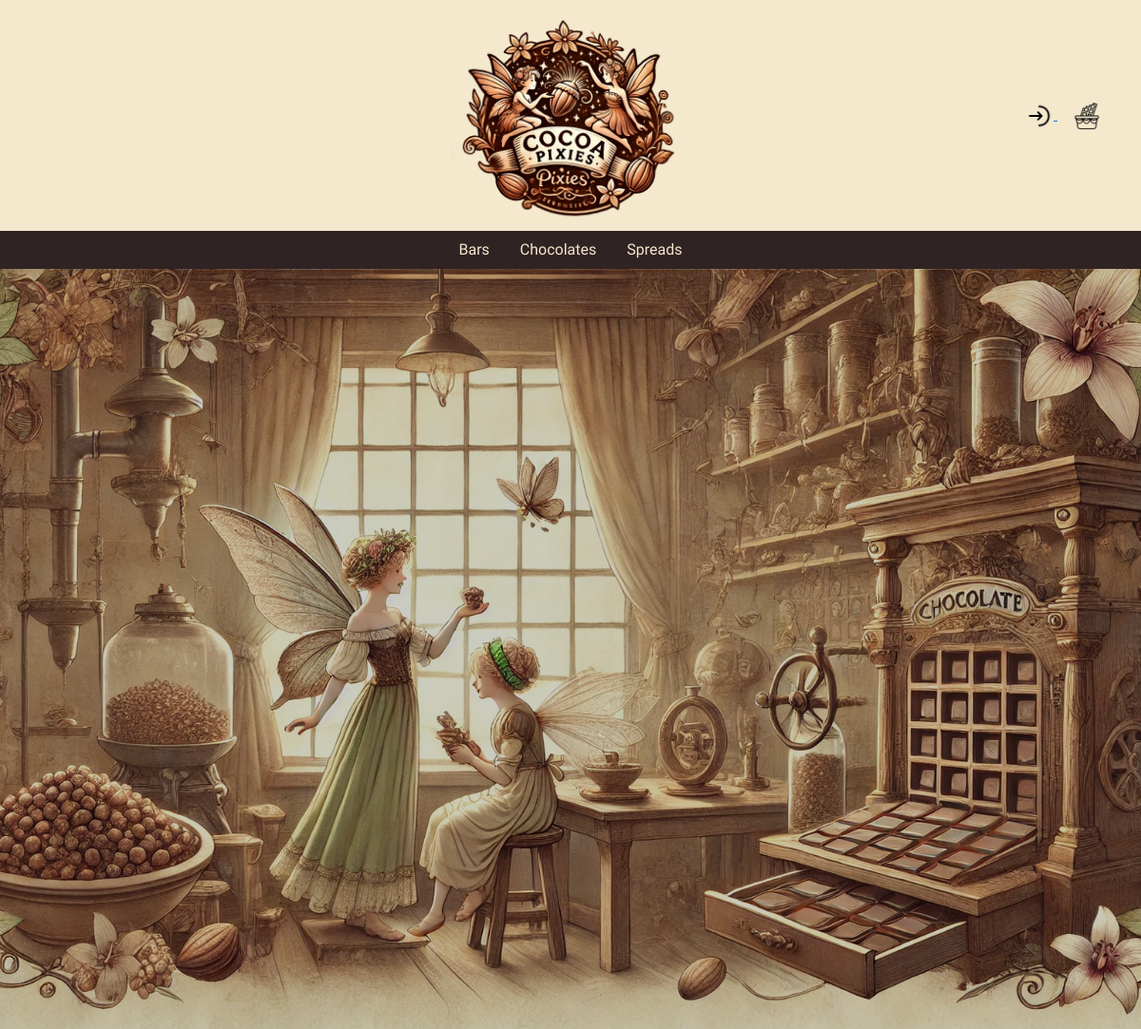
The page / on the database its author committed.
### products/models.py (models this page shows, shortened)
class ProductCategory(models.Model):
    name = models.CharField(max_length=128, unique=True)
    slug = models.SlugField(unique=True, blank=True, null=True)
    description = models.TextField(null=True, blank=True)
    class Meta:
        verbose_name = "category"
        verbose_name_plural = "category"

### products/views.py (the view)
# urls.py: path("", IndexView.as_view(), name="home"),
class IndexView(TitleMixin, TemplateView):
    template_name = "home.html"
    title = "Chocolate Store"

### common/views.py (called while the page is built)
    def get_context_data(self, **kwargs):
        context = super(TitleMixin, self).get_context_data(**kwargs)
        context["title"] = self.title
        return context

### products/templatetags/category_tag.py (called while the page is built)
@register.simple_tag
def get_categories():
    return ProductCategory.objects.all()

### templates/home.html (shortened to what this page needs)
{% extends 'base.html' %}
{% block header %}
    {% include 'partial/header.html' %}
{% endblock %}
{% block content %}
    <div class="hero-section">
    </div>
{% endblock %}

### templates/partial/header.html (shortened to what this page needs)
{% load static %}
{% load category_tag %}
<header>
    <div class="container d-flex justify-content-between align-items-center">
        <div class="col-6 text-center">
            <a href="/" class="navbar-brand">
                <img src="{% static 'images/logo.jpg' %}"
                     class="img-fluid"
                     style="max-width: 250px"
                     alt="Cocoa Pixies Logo">
            </a>
        </div>
        <div class="col-3 text-end">
            {% if user.is_authenticated %}
                <a href="{% url 'account_logout' %}" class="me-3">
                    <img src="{% static 'icons/logout.png' %}" alt="Logout" width="30">
                </a>
            {% else %}
                <a href="{% url 'account_login' %}" class="me-3">
                    <img src="{% static 'icons/login.png' %}" alt="Login" width="30">
                </a>
            {% endif %}
            <a href="{% url 'basket' %}">
                <img src="{% static 'icons/chocolate-bar.png' %}" alt="Cart" width="30">
            </a>
        </div>
    </div>
    <ul class="nav justify-content-center">
        {% get_categories as categories %}
        {% for category in categories %}
            <li class="nav-item">
                <a class="nav-link" href="{% url 'category_products' category.slug %}">{{ category.name }}</a>
            </li>
        {% endfor %}
    </ul>
</header>

### static/css/style.css (style rules this page uses)
:root { --main-bg-color: rgb(244, 232, 205); --header-text-color: rgb(244, 232, 205); --main-dark-color: rgb(48, 35, 35); --button-color: rgb(205, 167, 96); --text-color: rgb(48, 35, 35); --button-hover-color: rgb(48, 35, 35); --section-background: rgb(214, 173, 96); --border-color: rgb(207, 197, 174); --border-color-darker: 146, 139, 123; }
body { background-color: var(--main-bg-color); font-family: "Dosis", serif; }
ul.nav { background-color: var(--main-dark-color); color: var(--header-text-color); }
.nav a { color: var(--header-text-color); text-decoration: none; }
.hero-section { background-image: url('/static/images/4f0b3c0f-66b0-4e9a-a411-7a0fe3097156.webp'); background-size: cover; background-position: center; position: relative; min-height: 100vh; }
.hero-section::after { content: ""; position: absolute; top: 0; left: 0; right: 0; bottom: 0; background: rgba(0, 0, 0, 0.2); z-index: 1; }

### rows shown on the page
ProductCategory: name "Bars"
ProductCategory: name "Chocolates"
ProductCategory: name "Spreads"
